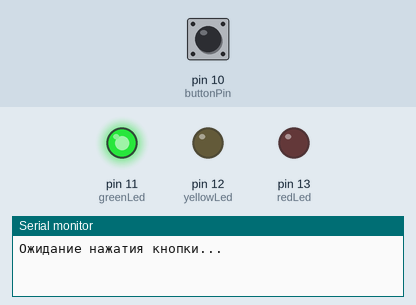
Recording of a sketch running on a simulated Arduino Uno, built with avr-gcc and run on an emulated ATmega328P. Parts: output pins drawn as LEDs (lit = HIGH), the last lines printed to the serial monitor. Dashed ring = blinking. The inputs (shaded band) are chosen by the test bench; at power-on: pin 10 (buttonPin) HIGH.

Above: at 1.2 s.
1.3 s: pin 10 (buttonPin) pulled LOW for 0.15 s
At 10.8 s:
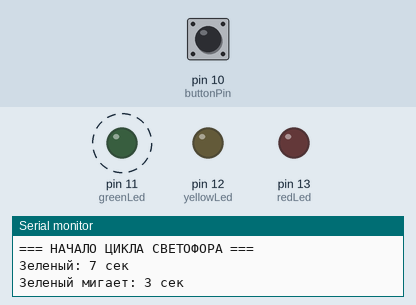
Timing chart, 0 to 12.9 s (numbered marks = the images above; inputs shaded):
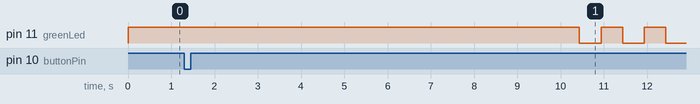

The sketch:

task_8.ino
```cpp
const int buttonPin = 10;
const int greenLed = 11;
const int yellowLed = 12;
const int redLed = 13;

bool buttonPressed = false;
bool lastButtonState = HIGH;
bool trafficLightActive = false;

void setup() {
  pinMode(buttonPin, INPUT_PULLUP);
  pinMode(greenLed, OUTPUT);
  pinMode(yellowLed, OUTPUT);
  pinMode(redLed, OUTPUT);
  Serial.begin(9600);

  digitalWrite(greenLed, HIGH);
  digitalWrite(yellowLed, LOW);
  digitalWrite(redLed, LOW);
  Serial.println("Ожидание нажатия кнопки...");
}

void loop() {
  bool currentButtonState = digitalRead(buttonPin);

  if (currentButtonState == LOW && lastButtonState == HIGH && !trafficLightActive) {
    delay(50);
    buttonPressed = true;
    Serial.println("Кнопка нажата! Начинаем отсчет 5 секунд...");
  }

  if (buttonPressed && !trafficLightActive) {
    for(int i = 5; i > 0; i--) {
      Serial.print("До начала переключения: ");
      Serial.print(i);
      Serial.println(" сек");
      delay(1000);
    }

    trafficLightActive = true;
    buttonPressed = false;
    runTrafficLightCycle();
  }

  lastButtonState = currentButtonState;
  delay(10);
}

void runTrafficLightCycle() {
  Serial.println("=== НАЧАЛО ЦИКЛА СВЕТОФОРА ===");

  // Зеленый мигает последние 3 секунды
  Serial.println("Зеленый: 7 сек");
  delay(4000);

  for(int i = 3; i > 0; i--) {
    Serial.print("Зеленый мигает: ");
    Serial.print(i);
    Serial.println(" сек");
    digitalWrite(greenLed, !digitalRead(greenLed));
    delay(500);
    digitalWrite(greenLed, !digitalRead(greenLed));
    delay(500);
  }

  // Выключаем зеленый, включаем желтый
  digitalWrite(greenLed, LOW);
  digitalWrite(yellowLed, HIGH);
  Serial.println("Желтый: 1 сек");
  delay(1000);

  // Выключаем желтый, включаем красный
  digitalWrite(yellowLed, LOW);
  digitalWrite(redLed, HIGH);
  Serial.println("Красный: 5 сек");
  delay(4000);

  // Последняя секунда красного + желтый
  digitalWrite(yellowLed, HIGH);
  Serial.println("Красный + Желтый: 1 сек");
  delay(1000);

  // Выключаем все, включаем зеленый
  digitalWrite(redLed, LOW);
  digitalWrite(yellowLed, LOW);
  digitalWrite(greenLed, HIGH);

  Serial.println("=== КОНЕЦ ЦИКЛА СВЕТОФОРА ===");
  Serial.println("Ожидание следующего нажатия кнопки...");

  trafficLightActive = false;
}
```

Measured:
- after the input at 1.3 s, pin 11 (greenLed): alternates HIGH for 0.50 s and LOW for 0.50 s, starting after 9.1 s
